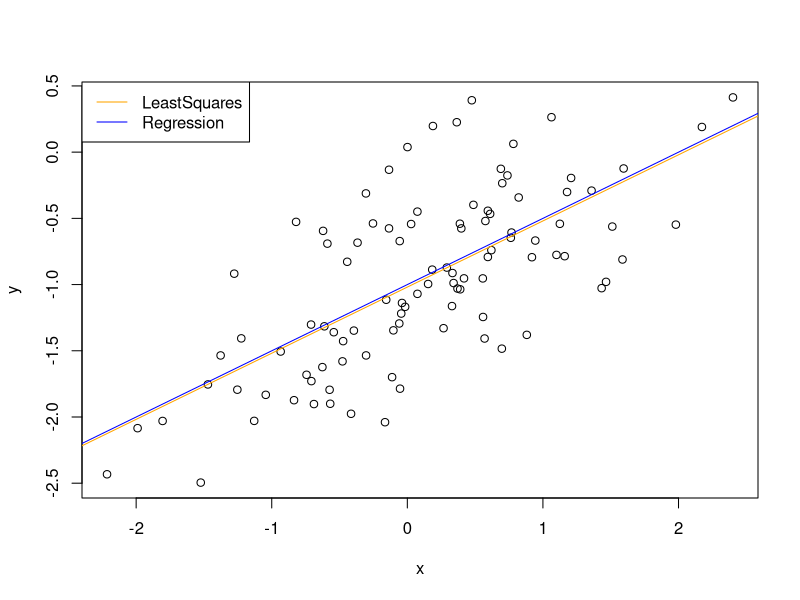
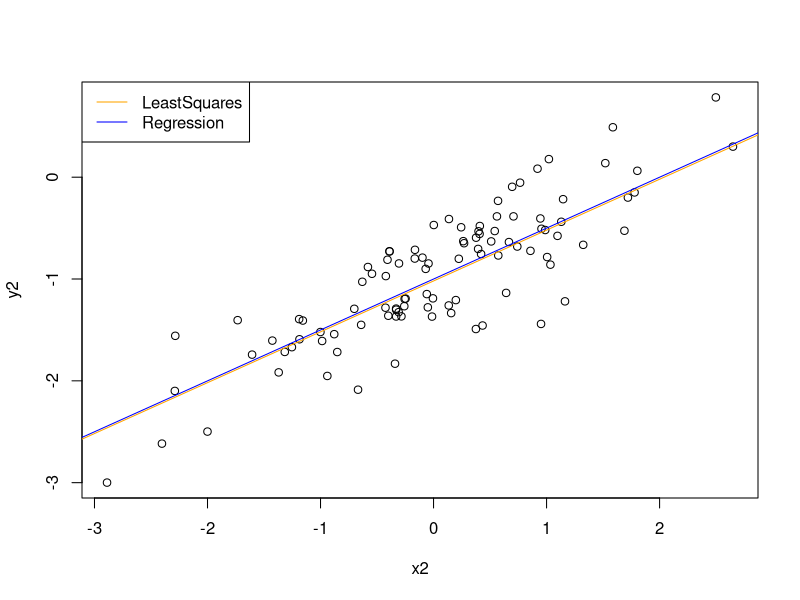
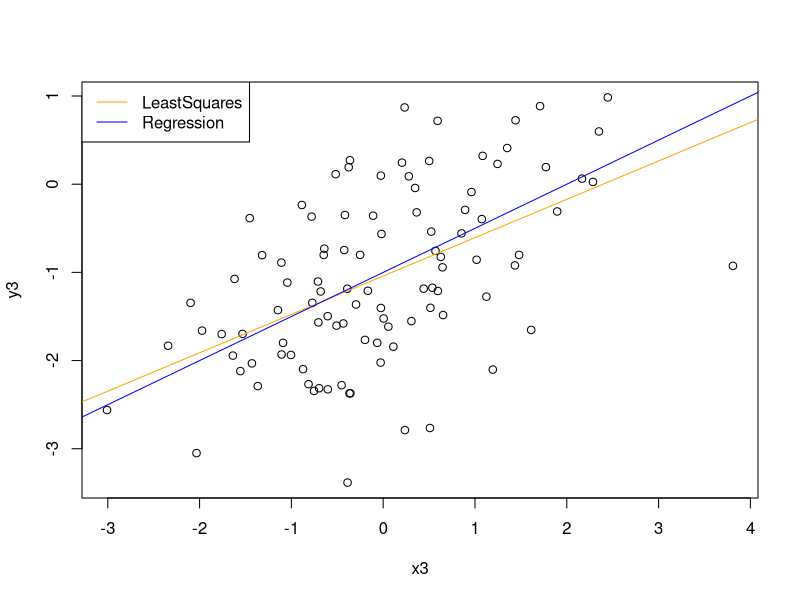

The R source for these figures, in order:
set.seed(1)
x=rnorm(100)
eps = rnorm(100,mean=0,sd=sqrt(0.25))
y=-1+0.5*x+eps
length(y)

fit = lm(y~x)
summary(fit)

fit2 = lm(y~x+I(x^2))
summary(fit2)

plot(x,y)
abline(fit, col="orange")
abline(-1,0.5, col="blue")
legend("topleft", c("LeastSquares", "Regression"),col=c("orange","blue"),lty=c(1,1))

x2=rnorm(100)
eps2 = rnorm(100,mean=0,sd=sqrt(0.125))
y2=-1+0.5*x2+eps2
length(y2)

fit3 = lm(y2~x2)
summary(fit3)

plot(x2,y2)
abline(fit, col="orange")
abline(-1,0.5, col="blue")
legend("topleft", c("LeastSquares", "Regression"),col=c("orange","blue"),lty=c(1,1))

x3=rnorm(100)
eps3 = rnorm(100,mean=0,sd=sqrt(0.75))
y3=-1+0.5*x3+eps3
length(y3)

fit4 = lm(y3~x3)
summary(fit4)

plot(x3,y3)
abline(fit4, col="orange")
abline(-1,0.5, col="blue")
legend("topleft", c("LeastSquares", "Regression"),col=c("orange","blue"),lty=c(1,1))

confint(fit)
confint(fit3)
confint(fit4)
